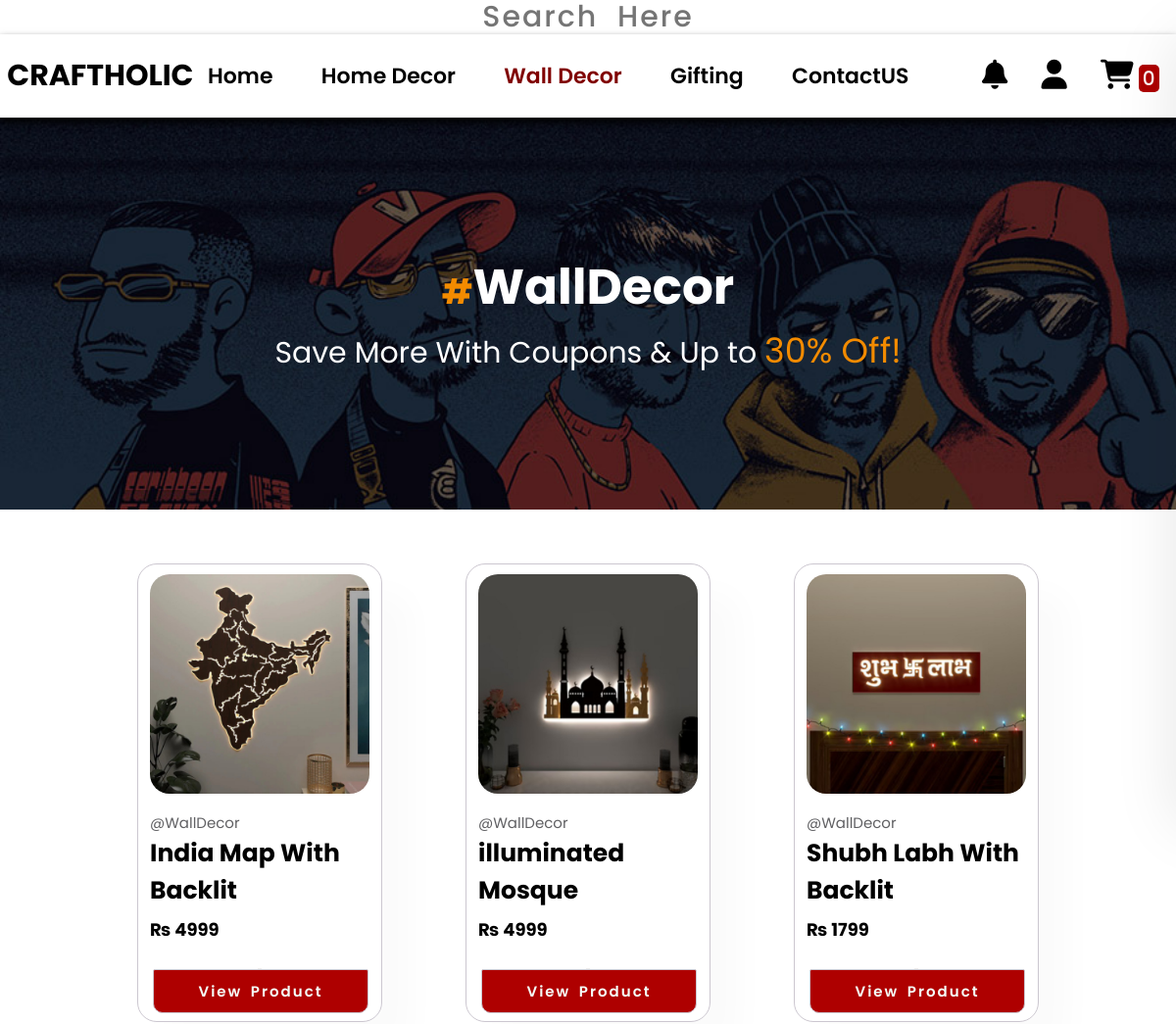
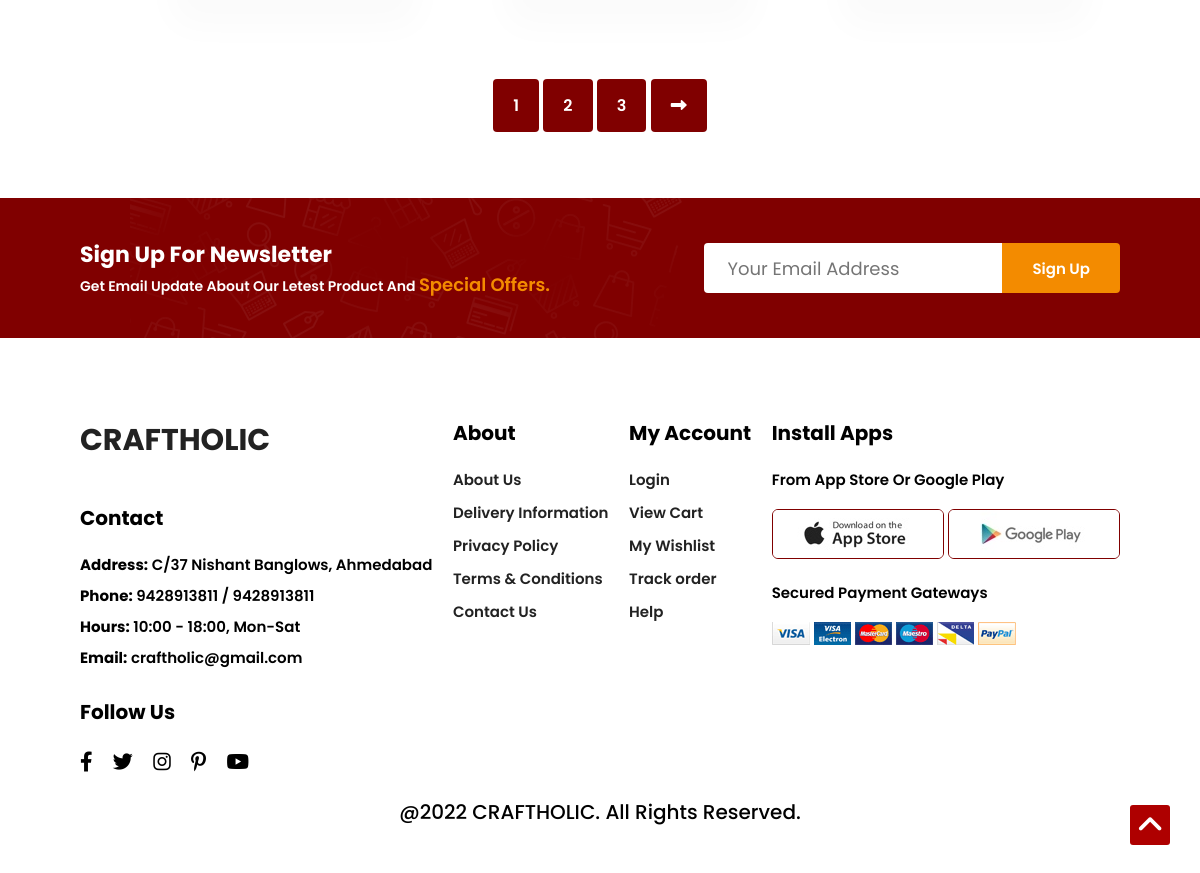
Page /WallDecor.php on the committed database (2 pictures, top to bottom).
### tables this page shows
CREATE TABLE `products` (
  `P_ID` bigint(4) NOT NULL,
  `P_names` varchar(25) NOT NULL,
  `Category_Name` varchar(20) NOT NULL,
  `P_price` varchar(10) NOT NULL,
  `P_Image1` varchar(255) NOT NULL,
  `P_description` varchar(255) NOT NULL,
  `P_Date` date NOT NULL
);

### WallDecor.php (the view, shortened to what this page needs)
<!DOCTYPE html>
<html lang="en">
<?php
require('/xampp/htdocs/craftholic/Includes/Connection.php');
include("../craftholic/Includes/config.php");
?>
<head>
    <link rel="stylesheet" href="CSS/indexed.css?v=<?php $version ?>">
    <link rel="stylesheet" href="https://cdnjs.cloudflare.com/ajax/libs/font-awesome/6.2.0/css/all.min.css">
    <link href='https://unpkg.com/boxicons@2.1.4/css/boxicons.min.css' rel='stylesheet'>
</head>
<body>
    <section class="Arrow-btn">
        <a href="#"><span class="fa-solid fa-angle-up"></span></a>
    </section>
    <form method="get" id="Search-Bar">
        <input type="text" name="search" placeholder="Search Here">
    </form>
    <header>
        <a href="#" onclick="window.location.href='indexed.php';">
            <h2>CRAFTHOLIC</h2>
        </a>
        <nav id="nav">
            <a href="Indexed.php">Home</a>
            <a href="homedecor.php">Home Decor</a>
            <a class="active" href="Walldecor.php">Wall Decor</a>
            <a class="" href="Gifting.php">Gifting</a>
            <a href="Contectus.php">ContactUS</a>
        </nav>
        <?php
        require('../craftholic/Includes/Header.php');
        ?>
    </header>
    <section id="page-header">
        <h1><span>#</span>WallDecor</h1>
        <p>Save More With Coupons & Up to <span>30% Off!</span></p>
    </section>
    <section id="product-sec" class="section-p1 upcommin-prodcut">
        <div class="pro-container">
            <?php
            $search = '';
            $Select_Product = mysqli_query($conn, "SELECT * FROM `products` where P_names like '%$search%'");
            if (mysqli_num_rows($Select_Product) > 0) {
                while ($Fetch_Products = mysqli_fetch_assoc($Select_Product)) {
                    if ($Fetch_Products['Category_Name'] == "WallDecor") {
            ?>
                        <div class="pro">
                            <form action="" method="post">
                                <img src="/craftholic/Admin/images/<?php echo $Fetch_Products['P_Image1']; ?>" alt=" Image Not Load">
                                <div class="des">
                                    <span>@<?php echo $Fetch_Products['Category_Name']; ?></span>
                                    <h5 id="the-list" class="PName"><?php echo $Fetch_Products['P_names']; ?></h5>
                                    <h4> &#8360; <?php echo $Fetch_Products['P_price']; ?> </h4>
                                </div>
                                <button>
                                    <a href="sproduct.php?id=<?php echo $Fetch_Products['P_ID']; ?>" class="normal Cart-Btn cart">View Product</a>
                                </button>
                            </form>
                        </div>
            <?php
                    };
                };
            };
            ?>
        </div>
    </section>
    <section id="pagination" class="section-p1 ">
        <a href="#">1</a>
        <a href="#">2</a>
        <a href="#">3</a>
        <a href="#"><i class="fa fa-long-arrow-alt-right"></i></a>
    </section>
    <section id="newsletter" class="section-p1 section-m1">
        <div class="newstext">
            <h4>Sign Up For Newsletter</h4>
            <p>Get Email Update About Our Letest Product And <span>Special Offers.</span></p>
        </div>
        <div class="form">
            <input type="text" placeholder="Your Email Address">
            <button class="normal">Sign Up</button>
        </div>
    </section>
    <?php
    include('../craftholic/Includes/Footer.php');
    ?>
</html>
</body>

### rows in the picture
products: P_Image1 (picture), Category_Name "WallDecor", P_names "India Map With Backlit", P_price "4999"
products: P_Image1 (picture), Category_Name "WallDecor", P_names "illuminated Mosque", P_price "4999"
products: P_Image1 (picture), Category_Name "WallDecor", P_names "Shubh Labh With Backlit", P_price "1799"

### other values in the picture
$Row_Count "0"
